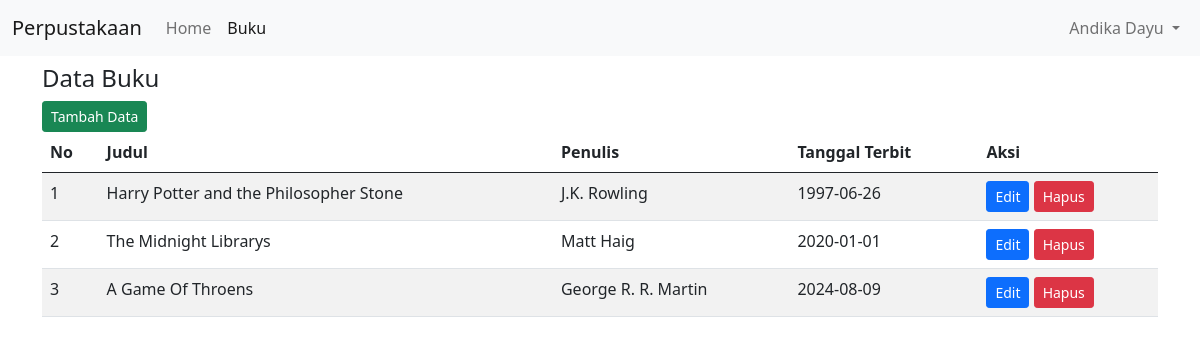
The app's page /books.php (signed in) with its own data.
### tables this page shows
CREATE TABLE `buku` (
  `id` int(11) NOT NULL,
  `nama` varchar(100) NOT NULL,
  `penulis` varchar(100) NOT NULL,
  `tanggal_terbit` date NOT NULL,
  `created_at` datetime DEFAULT NULL,
  `updated_at` datetime DEFAULT NULL,
  `deleted_at` datetime DEFAULT NULL
);

### models/models.php (called while the page is built, shortened)
<?php
include 'structs.php';
class Models
{
    private $koneksi;
    private $dbHost = "localhost";
    private $dbName = "uas_perpustakaan";
    private $dbUser = "root";
    private $dbPass = "";
    private $bukuTable = "buku";
    public function __construct()
    {
        $this->koneksi = mysqli_connect($this->dbHost, $this->dbUser, $this->dbPass, $this->dbName);
    }
    public function GetAllBooks(): array
    {
        $all_result = array();
        $sql = "SELECT * FROM $this->bukuTable WHERE deleted_at IS NULL";
        $result = mysqli_query($this->koneksi, $sql);
        while ($row = mysqli_fetch_array($result)) {
            $all_result[] = new Books($row['id'], $row['nama'], $row['penulis'], $row['tanggal_terbit'], $row['deleted_at'] != null ? true : false);
        }
        return $all_result;
    }
}
$myModels = new Models();

### models/structs.php (called while the page is built, shortened)
<?php
class Books
{
    public function __construct($id, $nama, $penulis, $tanggal_terbit, $isDeleted)
    {
        $this->nama = $nama;
        $this->penulis = $penulis;
        $this->tanggal_terbit = $tanggal_terbit;
    }
}

### books.php (the view, shortened to what this page needs)
<!DOCTYPE html>
<html lang="en">
<head>
    <link rel="stylesheet" href="css/bootstrap.min.css">
</head>
<body>
    <?php include('components/navbar.php'); ?>
    <div class="container mt-2">
        <h4>Data Buku</h4>
        <a href="form_books.php?action=create" class="btn btn-success btn-sm">Tambah Data</a>
        <table class="table table-hover table-striped">
            <thead>
                <tr>
                    <th>No</th>
                    <th>Judul</th>
                    <th>Penulis</th>
                    <th>Tanggal Terbit</th>
                    <th>Aksi</th>
                </tr>
            </thead>
            <tbody>
                <?php
                include 'models/models.php';
                $no = 1;
                $books = $myModels->GetAllBooks();
                foreach ($books as $key => $data) {
                    echo "<tr>";
                    echo "<td>" . $no++ . "</td>";
                    echo "<td>" . $data->nama . "</td>";
                    echo "<td>" . $data->penulis . "</td>";
                    echo "<td>" . $data->tanggal_terbit . "</td>";
                    echo "<td><a href='form_books.php?action=update&id=" . $data->id . "' class='btn btn-primary btn-sm'>Edit</a> <a href='form_books.php?action=delete&id=" . $data->id . "' class='btn btn-danger btn-sm'>Hapus</a></td>";
                    echo "</tr>";
                }
                ?>
            </tbody>
        </table>
    </div>
</body>
</html>

### components/navbar.php (shortened to what this page needs)
<nav class="navbar navbar-expand-lg navbar-light bg-light">
    <div class="container-fluid">
        <a class="navbar-brand" href="#">Perpustakaan</a>
        <div class="collapse navbar-collapse" id="navbarSupportedContent">
            <ul class="navbar-nav me-auto mb-2 mb-lg-0">
                <li class="nav-item">
                    <a class="nav-link" id="nav-home" aria-current="page" href="index.php">Home</a>
                </li>
                <li class="nav-item">
                    <a class="nav-link" id="nav-book" href="books.php">Buku</a>
                </li>
            </ul>
            <ul class="navbar-nav ms-auto">
                <li class="nav-item dropdown">
                    <a class="nav-link dropdown-toggle" href="#" id="navbarDropdown" role="button" data-bs-toggle="dropdown" aria-expanded="false">
                        <?php echo $_SESSION['nama']; ?>
                    </a>
                </li>
            </ul>
        </div>
    </div>
</nav>

### records on screen
buku: nama "Harry Potter and the Philosopher Stone", penulis "J.K. Rowling", tanggal_terbit "1997-06-26"
buku: nama "The Midnight Librarys", penulis "Matt Haig", tanggal_terbit "2020-01-01"
buku: nama "A Game Of Throens", penulis "George R. R. Martin", tanggal_terbit "2024-08-09"

### other values on screen
$_SESSION['nama'] "Andika Dayu"
